Frame 1 (no input): blank canvas, image omitted
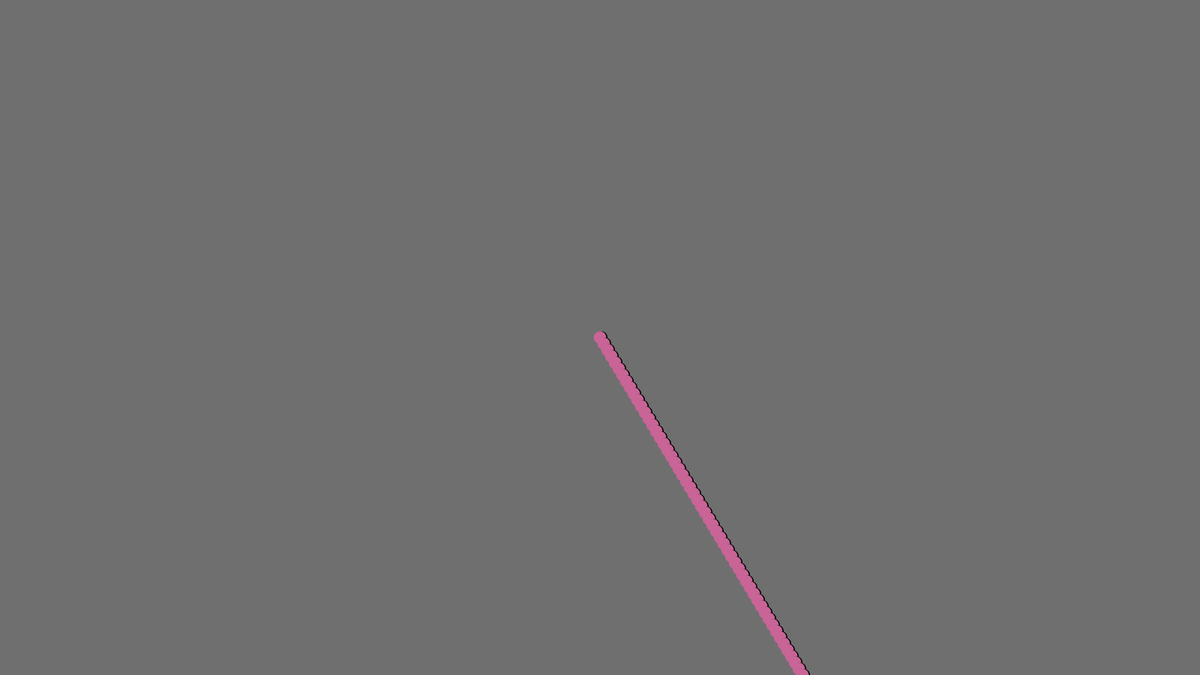
Frame 60 (the mouse pressed at the canvas centre just before this capture)
Frame 120 (the mouse held since frame 60 and released just before this capture): identical to frame 60, image omitted

The Processing sketch that drew this single still picture (run headless with seeded random() and noise(); from frame 60 on, the mouse is pressed at the canvas centre):

// Processing sketch: ColDet2
// ── ColDet2.pde
//Collision detection
//Jake Guthrie

int xspeed, yspeed;
int xpos, ypos, wdth, ht;

void setup()
{
  size(1920,1080);
 background(111,111,111);
xspeed = 6;
yspeed = 10;
wdth = 10*2;
ht = 10*2;
noStroke();
xpos = width/2;
ypos = height/2;
frameRate(90);
}
void draw(){
//background(111,111,111);
fill(0,0,0);
ellipse(xpos+2, ypos, wdth, ht);
fill(200,100,150);
ellipse(xpos, ypos, wdth, ht);
xpos += xspeed;
ypos += yspeed;
if (xpos >= width-wdth/2 || xpos <= wdth/2){
xspeed *= -1;
}
if (ypos >= width-wdth/2 || ypos <= ht/2){
  yspeed = yspeed * -1;
}
}
